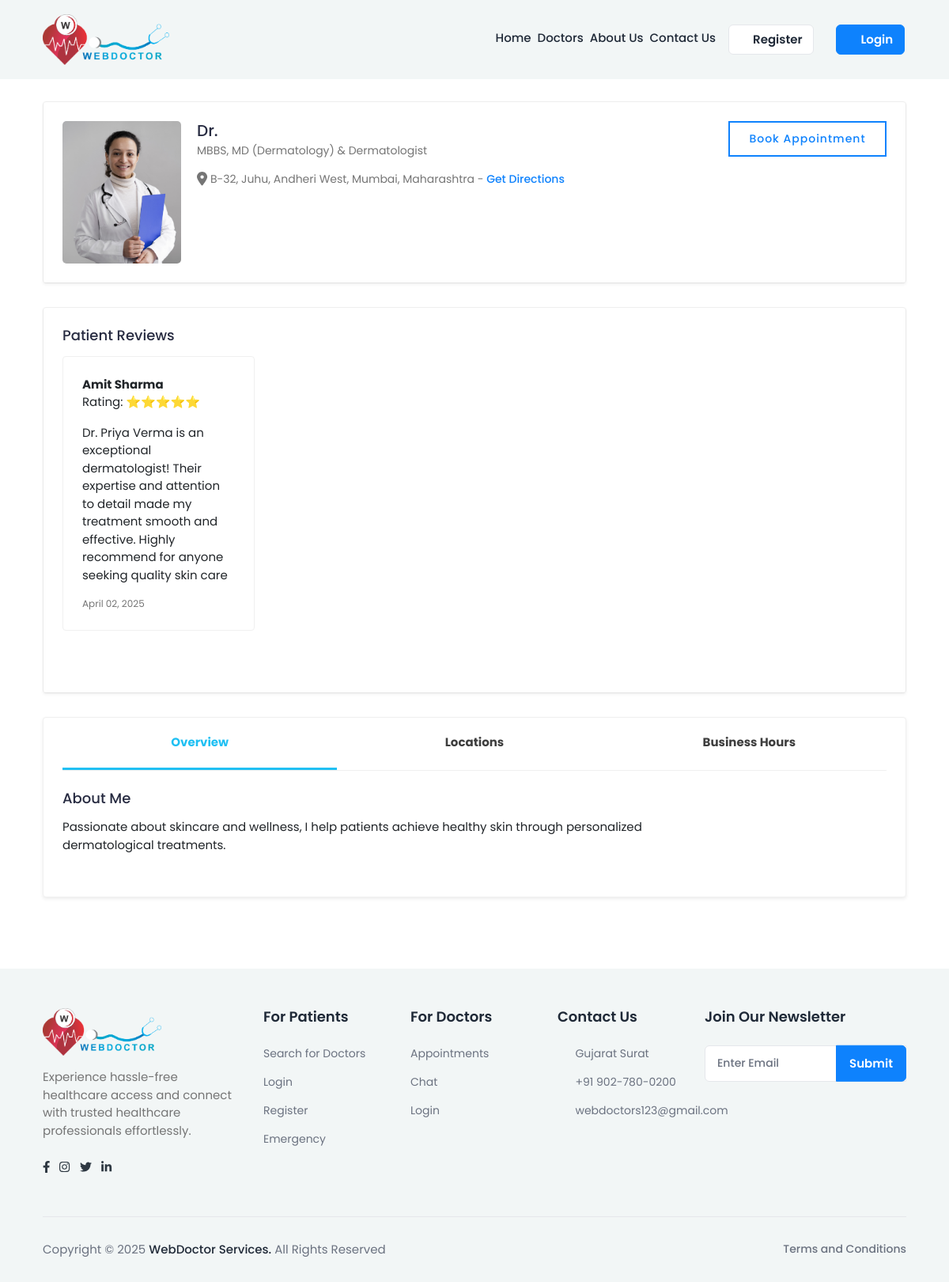
Before: /doctor_profile/20/ with the older database file.
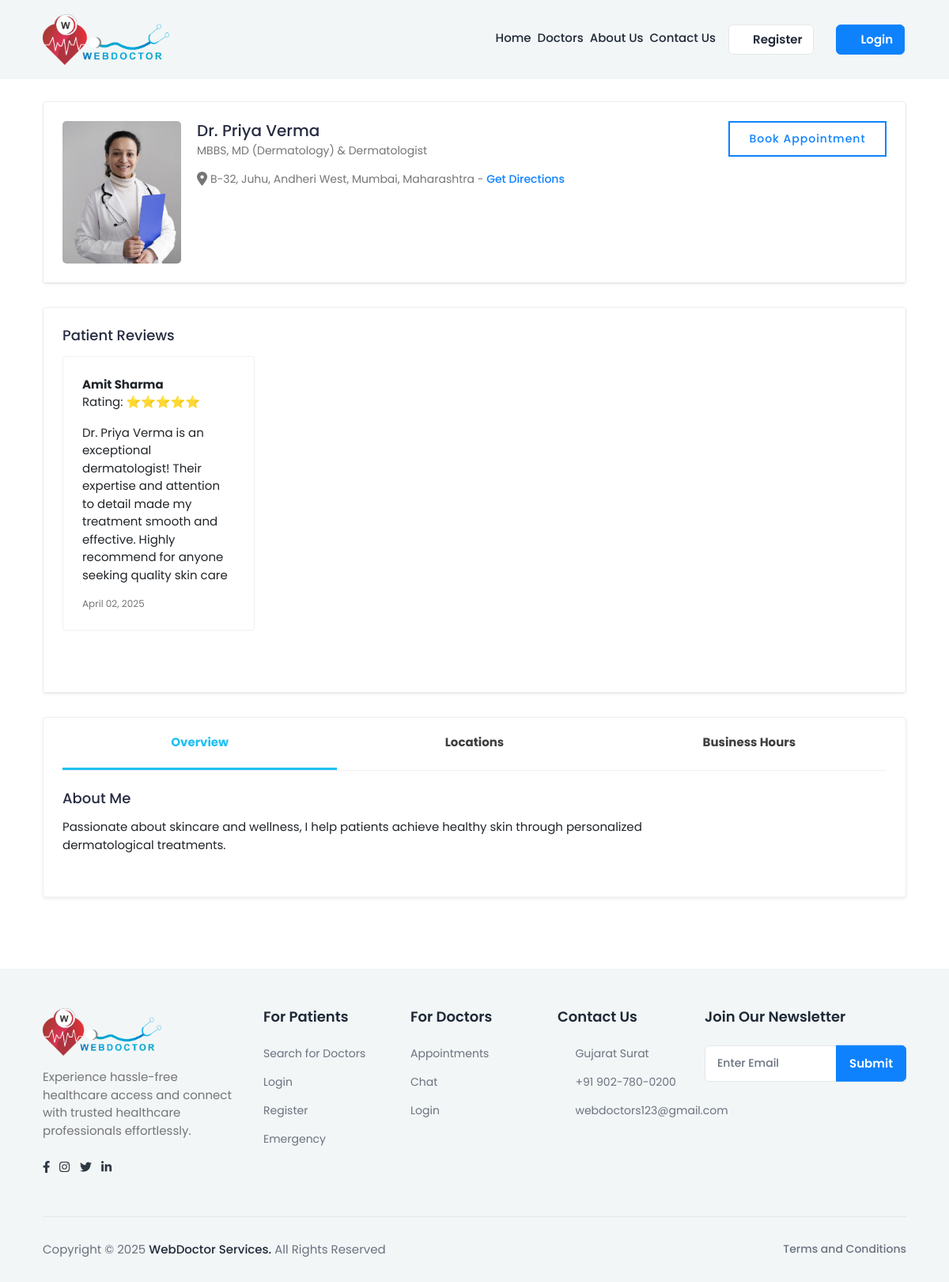
After: the same page with the newer database file.
### myapp/models.py (models this page shows, shortened)
class doctorRegister(models.Model):
    GENDER_CHOICES = [
        ('M', 'Male'),
        ('F', 'Female'),
        ('O', 'Other'),
    ]
    AVAILABILITY_CHOICES = [
        ('Available', 'Available'),
        ('Not Available', 'Not Available'),
    ]
    name = models.CharField(max_length=100)
    email = models.EmailField(unique=True)
    phno = models.BigIntegerField(unique=True)
    password = models.CharField(max_length=100)
    profile_img = models.ImageField(upload_to='profile_pics/', null=True, blank=True)
    qualification = models.CharField(max_length=100,blank=True, null=True)
    specialization = models.CharField(max_length=100,blank=True, null=True)
    experience = models.IntegerField(blank=True, null=True)
    address = models.TextField(blank=True, null=True)
    city = models.CharField(max_length=50,blank=True, null=True)
    state = models.CharField(max_length=50,blank=True, null=True)
    clinic_name = models.CharField(max_length=255)
    clinic_address = models.TextField()
    gender = models.CharField(max_length=5, choices=GENDER_CHOICES)
    mci_no = models.CharField(max_length=10,blank=True, null=True)
    fee = models.BigIntegerField(null=True)
    about_me=models.TextField(null=True)
    is_approved = models.BooleanField(default=False)
    is_rejected = models.BooleanField(default=False)
    is_available = models.CharField(max_length=20, choices=AVAILABILITY_CHOICES)  # Updated field

### myapp/views.py (the view)
# urls.py: path('doctor_profile/<int:doctor_id>/', views.doctor_profile, name='doctor_profile'),
def doctor_profile(request, doctor_id):
    doctor = get_object_or_404(doctorRegister, id=doctor_id)  # Fetch doctor by ID
    reviews = review.objects.filter(doctor_id=doctor.id)
    profile = None
    user_type = None
    if request.session.get('patient_id'):
        try:
            profile = patientRegister.objects.get(id=request.session['patient_id'])
            user_type = "patient"
        except patientRegister.DoesNotExist:
            request.session.flush()  # Clear session if user not found
    elif request.session.get('doctor_id'):
        try:
            profile = doctorRegister.objects.get(id=request.session['doctor_id'])
            user_type = "doctor"
        except doctorRegister.DoesNotExist:
            request.session.flush()  # Clear session if user not found
    return render(request, 'doctor-profile.html', {
        'doctor': doctor,
        'reviews': reviews,
        'profile': profile,
        'user_type': user_type
    })

### myapp/templates/doctor-profile.html (shortened to what the changed rows need)
{% load static %}
<html lang="en" class="fontawesome-i2svg-active fontawesome-i2svg-complete">
    <head>
        <link rel="stylesheet" href="{% static 'assets/css/bootstrap.min.css' %}">
        <link rel="stylesheet" href="https://cdnjs.cloudflare.com/ajax/libs/font-awesome/6.0.0-beta3/css/all.min.css">
        <link rel="stylesheet" href="{% static 'assets/plugins/fontawesome/css/all.min.css' %}">
        <link rel="stylesheet" href="{% static 'assets/css/feather.css' %}">
        <link rel="stylesheet" href="{% static 'assets/css/custom.css' %}">
        <link href="https://cdn.jsdelivr.net/npm/bootstrap@5.3.3/dist/css/bootstrap.min.css" rel="stylesheet">
    </head>
<body>
        {% block content %}
<div class="main-wrapper">
         <div class="content phone-new">
            <div class="container mt-5">
                <div class="card">
                    <div class="card-body shadow-sm">
                        <div class="doctor-widget">
                            <div class="doc-info-left">
                                <div class="doctor-img">
                                    {% if doctor.profile_img %}
                                        <img src="{{ doctor.profile_img.url }}" alt="profile">
                                    {% else %}
                                        <img src="/static/assets/img/default_profile.png" alt="default profile">
                                    {% endif %}
                                </div>
                                <div class="doc-info-cont">
                                    <h4 class="doc-name">Dr. {{ doctor.name }}</h4>
                                    <p class="doc-speciality">{{ doctor.qualification }} &amp; {{ doctor.specialization }}</p>
                                    <div class="clinic-details">
                                        <p class="doc-location">
                                          <i class="fa-solid fa-location-dot fa-lg"></i>
                                            {{ doctor.clinic_address }}, {{ doctor.state }} - <a href="javascript:void(0);">Get Directions</a>
                                        </p>
                                    </div>
                                </div>
                            </div>
                        </div>
                    </div>
                  </div>
                <div class="card shadow-sm">
                    <div class="card-body pt-0">
                        <div class="tab-content pt-0">
                            <div role="tabpanel" id="doc_overview" class="tab-pane fade active show">
                                <div class="row">
                                    <div class="col-md-12 col-lg-9">
                                        <div class="widget about-widget">
                                            <h4 class="widget-title">About Me</h4>
                                            <p>{{ doctor.about_me }}</p>
                                        </div>
                                    </div>
                                </div>
                            </div>
                          </div>
                    </div>
                </div>
            </div>
        </div>
    </div>
  {% include "footer.html" %}
  {% endblock %}
    <link rel="stylesheet" href="https://code.jquery.com/ui/1.12.1/themes/base/jquery-ui.css">
</body>
</html>

Changed rows visible on the page:
changed doctorRegister "MBBS, MD (Dermatology)": name (not shown) → "Priya Verma"
